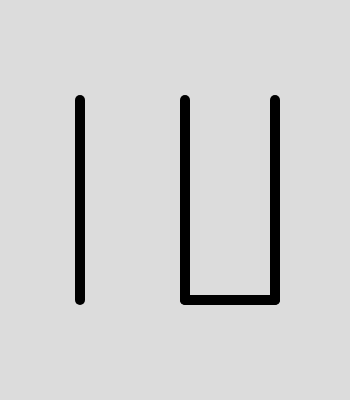
Frame 1 (no input)
Frame 60 (no input): identical to frame 1, image omitted
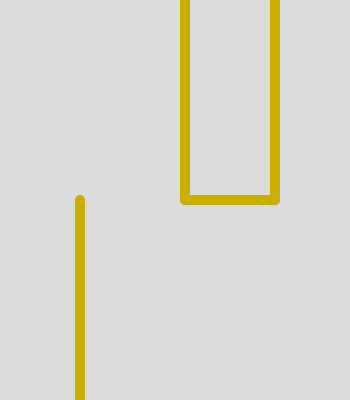
Frame 120 (the mouse pressed at the canvas centre since frame 60)

The p5.js sketch that drew these frames (run headless with seeded random() and noise() and a simulated clock; from frame 60 on, the mouse is pressed at the canvas centre):

// p5.js sketch
// ── sketch.js
function setup() {
  createCanvas(350, 400);
}

function draw() {
  background(220);
  
  strokeWeight(max(10,min(-mouseX,90)));
  stroke(mouseY, mouseX,0)
  
  
  line(80,100+mouseY/2,80,300+mouseY/2)

  
  line(185,100-mouseY/2,185,300-mouseY/2);
  line(275,100-mouseY/2,275,300-mouseY/2)
  line(185,300-mouseY/2,275,300-mouseY/2)
  
}



  
  
